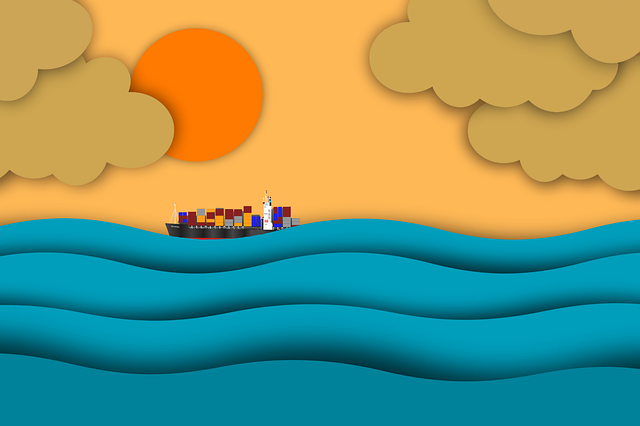
#> input picture pixels/image-15.png, 640 x 426 px
$ python rotate_image.py
#> lines starting #> are read from the running program, lines starting #| are printed output that depends on the picture; long printed decimals are rounded
# https://learnopencv.com/image-rotation-and-translation-using-opencv/

import cv2

image = cv2.imread('pixels/image-15.png')
#> image is the input picture: shape (426, 640, 3); mean B, G, R 113.6, 150, 120.6
# dividing height and width by 2 to get the center of the image
height, width = image.shape[:2]
#> height = 426; width = 640
# get the center coordinates of the image to create the 2D rotation matrix
center = (width/2, height/2)
#> center = (320, 213)

# using cv2.getRotationMatrix2D() to get the rotation matrix
rotate_matrix = cv2.getRotationMatrix2D(center=center, angle=-45, scale=1)  # the object rotates -45 actually
print(image.shape, center, rotate_matrix)
#| (426, 640, 3) (320.0, 213.0) [[   0.7071   -0.7071  244.340]
#|  [   0.7071    0.7071 -163.888]]

# rotate the image using cv2.warpAffine
rotated_image = cv2.warpAffine(src=image, M=rotate_matrix, dsize=(width, height))
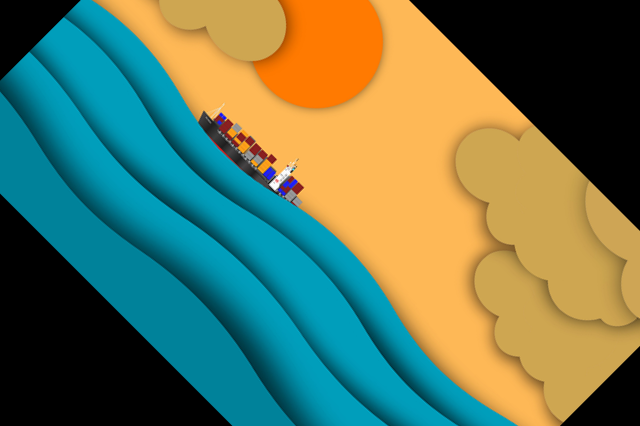
#> rotated_image: shape (426, 640, 3); mean B, G, R 87.8, 117.2, 96.5
cv2.imshow('Original image', image)
cv2.imshow('Rotated image', rotated_image)

# wait indefinitely, press any key on keyboard to exit
cv2.waitKey(0)
# save the rotated image to disk
cv2.imwrite('rotated_image.jpg', rotated_image)
# end.

$ run again, with pixels/1920px-Color_circle_(RGB).png copied over pixels/image-15.png
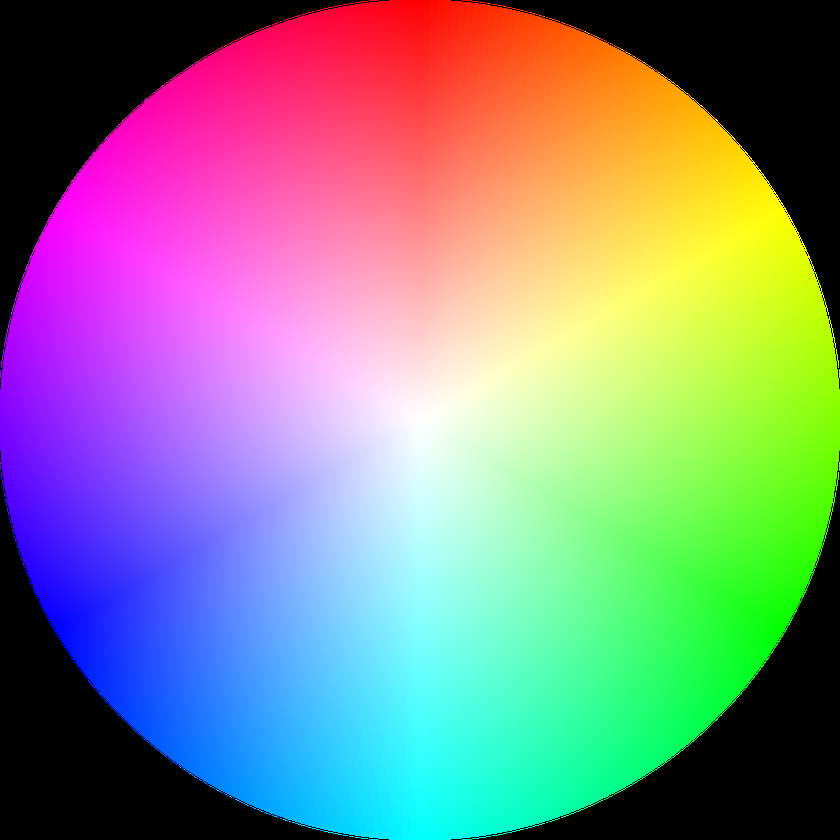
#> input picture pixels/1920px-Color_circle_(RGB).png, 840 x 840 px, shrunk from 1920 x 1920 before the run
#> image is the input picture: shape (840, 840, 3); mean B, G, R 134.2, 134.2, 134.2
#| (840, 840, 3) (420.0, 420.0) [[   0.7071   -0.7071  420.        ]
#|  [   0.7071    0.7071 -173.970 ]]
#> `rotated_image = cv2.warpAffine(src=image, M=rotate_matrix, dsize=(widt..`:
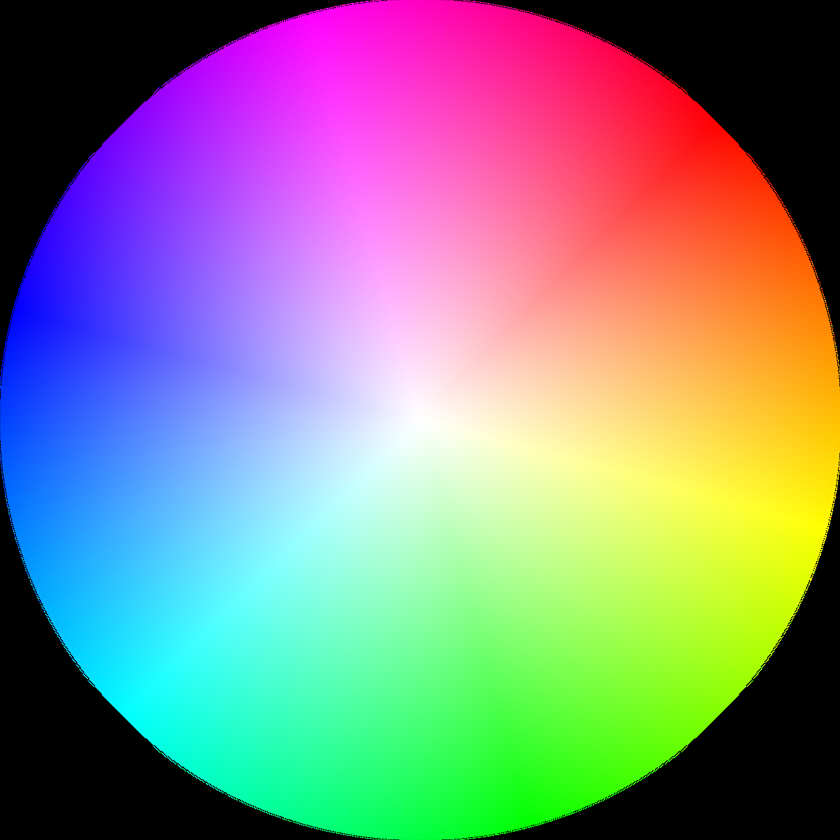
#> rotated_image: shape (840, 840, 3); mean B, G, R 134.2, 134.2, 134.1
